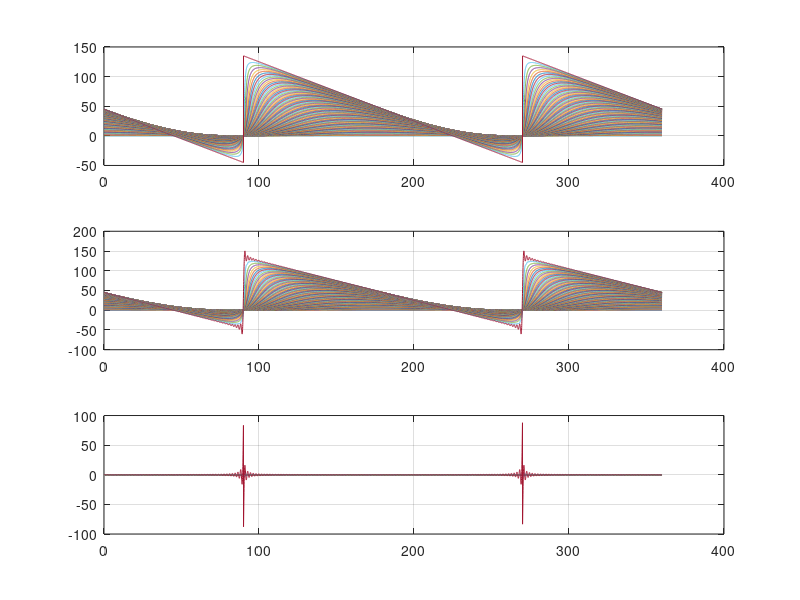

This figure's MATLAB source: (Note: this script raises an error after producing the figure.)
clear
theta = linspace(0,2*pi,8192);

primer = 1;


x = linspace(0,90,91)*pi/180;



Sin = zeros(length(x),length(theta));
Cos = Sin;
theta1 = Sin;
dodajSin = Sin;
dodajCos = Sin;
tempSin = ones(1,length(theta));

i1 = 1:length(x);
harmoniki = 1: 100;
PredErr = x'/2*ones(size(theta));




for i = 1: length(x)
    dodajSin(i,:) =sin(x(i)).*tempSin;
    dodajCos(i,:) =cos(x(i)).*tempSin;
    theta1(i,:) = theta;
end
if primer == 1
    Sin = dodajCos.*sin(theta1)+dodajSin.*cos(theta1);
    Cos = cos(theta1);
    for i = i1
        for n = harmoniki
            PredErr(i,:) = PredErr(i,:)+ ...
                (tan(x(i)/2)).^n/n.*sin(2*n*theta+(n)*pi/2+n*x(i));
        end
    end
elseif primer == 2
    Sin = sin(theta1);
    Cos = dodajCos.*cos(theta1)-dodajSin.*sin(theta1);

    for i = i1
        for n = harmoniki
            PredErr(i,:) = PredErr(i,:)+ ...
                (tan(x(i)/2)).^n/n.*sin(2*n*theta-(n)*pi/2+n*x(i));
        end
    end
end


kot = atan2(Sin,Cos);
clear Sin Cos primer i n
err = kot -theta1;
err(err<-pi) = err(err<-pi)+2*pi;
err(err> pi) = err(err> pi)-2*pi;



figure(1)
subplot(3,1,1)
plot(theta1'.*180/pi,err'.*180/pi)
grid on

subplot(3,1,2)
plot(theta1'.*180/pi,PredErr'.*180/pi)
grid on

subplot(3,1,3)
plot(theta1'.*180/pi,(PredErr'-err').*180/pi)
grid on
fftErr = mojfft(err);
fftPred = mojfft(PredErr);

%%
h2 = fftErr{1, 1}(i1,3);
h2(x<0) = -h2(x<0);
h4 = fftErr{1, 1}(i1,5);
h6 = fftErr{1, 1}(i1,7);
harmoniki1 = 2*harmoniki+1;
najvecjiErr = fftErr{1, 1}(end,harmoniki1);
